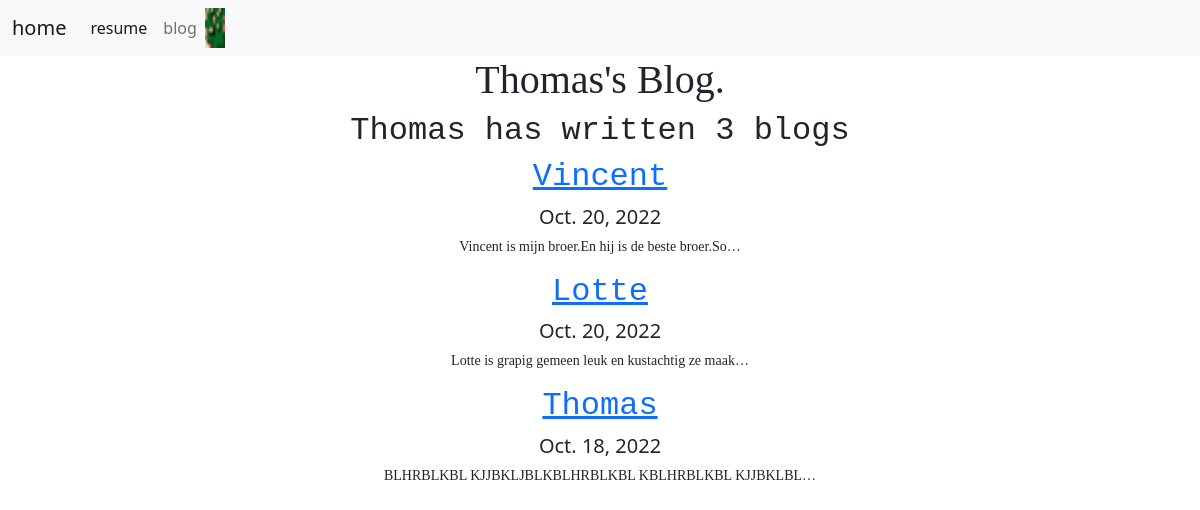
Screenshot of /blog/ with the database file from the repository.
### blog/models.py (models this page shows, shortened)
class ProjectBlog(models.Model):
    title = models.TextField(max_length=50)
    date = models.DateField(blank=True,max_length=20)
    desc = models.CharField(blank=True,max_length=1000)

### blog/views.py (the view)
# urls.py: path('', views.all_blogs, name='all_blogs'),
def all_blogs(request):
    all_blogs = ProjectBlog.objects.order_by('-date')
    return render(request, 'blog/all_blogs.html',{'data':all_blogs})

### blog/templates/blog/all_blogs.html
{% extends 'porfolio/base.html' %}
{% block 'content'%}
<h1 color=red; >Thomas's Blog.</h1>
<h2>Thomas has written {{ data.count  }} blog{{  data.count|pluralize }}</h2>
{% for i in data %}
<a href="{% url 'blog:detail' i.id %}"><h2>{{ i.title }}</h2></a>
<h5>{{ i.date }}</h5>
<p>{{ i.desc|truncatechars:50 }}</p>
{% endfor %}
{% endblock %}

### porfolio/static/porfolio/custom.css (style rules this page uses)
* { text-align: center }
h1 { margin-top: 50px; font-family: Papyrus, fantasy; font-size: 24px; font-style: normal; font-variant: normal; font-weight: 700; line-height: 26.4px; }
h2 { margin-top: 50px; font-family: Lucida Sans Typewriter,Lucida Console,monaco,Bitstream Vera Sans Mono,monospace; }
p { margin-top: 50px; font-family: Papyrus, fantasy; font-size: 14px; font-style: normal; font-variant: normal; font-weight: 400; line-height: 20px; }

### rows the page displays
ProjectBlog: title "Vincent", date "Oct. 20, 2022", desc "Vincent is mijn broer.En hij is de beste broer.So…"
ProjectBlog: title "Lotte", date "Oct. 20, 2022", desc "Lotte is grapig gemeen leuk en kustachtig ze maak…"
ProjectBlog: title "Thomas", date "Oct. 18, 2022", desc "BLHRBLKBL KJJBKLJBLKBLHRBLKBL KBLHRBLKBL KJJBKLBL…"

### other values shown
{{ data.count }} "3"
